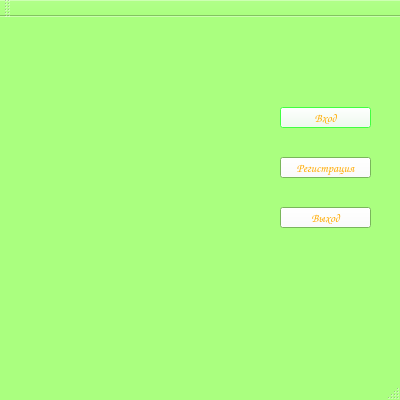
<?xml version="1.0" encoding="UTF-8"?>
<ui version="4.0">
 <class>MainWindow</class>
 <widget class="QMainWindow" name="MainWindow">
  <property name="geometry">
   <rect>
    <x>0</x>
    <y>0</y>
    <width>400</width>
    <height>400</height>
   </rect>
  </property>
  <property name="palette">
   <palette>
    <active>
     <colorrole role="WindowText">
      <brush brushstyle="SolidPattern">
       <color alpha="255">
        <red>0</red>
        <green>0</green>
        <blue>0</blue>
       </color>
      </brush>
     </colorrole>
     <colorrole role="Button">
      <brush brushstyle="SolidPattern">
       <color alpha="255">
        <red>255</red>
        <green>255</green>
        <blue>255</blue>
       </color>
      </brush>
     </colorrole>
     <colorrole role="Dark">
      <brush brushstyle="SolidPattern">
       <color alpha="255">
        <red>170</red>
        <green>255</green>
        <blue>127</blue>
       </color>
      </brush>
     </colorrole>
     <colorrole role="Text">
      <brush brushstyle="SolidPattern">
       <color alpha="255">
        <red>0</red>
        <green>0</green>
        <blue>0</blue>
       </color>
      </brush>
     </colorrole>
     <colorrole role="ButtonText">
      <brush brushstyle="SolidPattern">
       <color alpha="255">
        <red>255</red>
        <green>170</green>
        <blue>0</blue>
       </color>
      </brush>
     </colorrole>
     <colorrole role="Base">
      <brush brushstyle="SolidPattern">
       <color alpha="255">
        <red>255</red>
        <green>255</green>
        <blue>255</blue>
       </color>
      </brush>
     </colorrole>
     <colorrole role="Window">
      <brush brushstyle="SolidPattern">
       <color alpha="255">
        <red>170</red>
        <green>255</green>
        <blue>127</blue>
       </color>
      </brush>
     </colorrole>
     <colorrole role="Highlight">
      <brush brushstyle="SolidPattern">
       <color alpha="255">
        <red>0</red>
        <green>255</green>
        <blue>0</blue>
       </color>
      </brush>
     </colorrole>
    </active>
    <inactive>
     <colorrole role="WindowText">
      <brush brushstyle="SolidPattern">
       <color alpha="255">
        <red>0</red>
        <green>0</green>
        <blue>0</blue>
       </color>
      </brush>
     </colorrole>
     <colorrole role="Button">
      <brush brushstyle="SolidPattern">
       <color alpha="255">
        <red>255</red>
        <green>255</green>
        <blue>255</blue>
       </color>
      </brush>
     </colorrole>
     <colorrole role="Dark">
      <brush brushstyle="SolidPattern">
       <color alpha="255">
        <red>170</red>
        <green>255</green>
        <blue>127</blue>
       </color>
      </brush>
     </colorrole>
     <colorrole role="Text">
      <brush brushstyle="SolidPattern">
       <color alpha="255">
        <red>0</red>
        <green>0</green>
        <blue>0</blue>
       </color>
      </brush>
     </colorrole>
     <colorrole role="ButtonText">
      <brush brushstyle="SolidPattern">
       <color alpha="255">
        <red>255</red>
        <green>170</green>
        <blue>0</blue>
       </color>
      </brush>
     </colorrole>
     <colorrole role="Base">
      <brush brushstyle="SolidPattern">
       <color alpha="255">
        <red>255</red>
        <green>255</green>
        <blue>255</blue>
       </color>
      </brush>
     </colorrole>
     <colorrole role="Window">
      <brush brushstyle="SolidPattern">
       <color alpha="255">
        <red>170</red>
        <green>255</green>
        <blue>127</blue>
       </color>
      </brush>
     </colorrole>
     <colorrole role="Highlight">
      <brush brushstyle="SolidPattern">
       <color alpha="255">
        <red>0</red>
        <green>255</green>
        <blue>0</blue>
       </color>
      </brush>
     </colorrole>
    </inactive>
    <disabled>
     <colorrole role="WindowText">
      <brush brushstyle="SolidPattern">
       <color alpha="255">
        <red>170</red>
        <green>255</green>
        <blue>127</blue>
       </color>
      </brush>
     </colorrole>
     <colorrole role="Button">
      <brush brushstyle="SolidPattern">
       <color alpha="255">
        <red>255</red>
        <green>255</green>
        <blue>255</blue>
       </color>
      </brush>
     </colorrole>
     <colorrole role="Dark">
      <brush brushstyle="SolidPattern">
       <color alpha="255">
        <red>170</red>
        <green>255</green>
        <blue>127</blue>
       </color>
      </brush>
     </colorrole>
     <colorrole role="Text">
      <brush brushstyle="SolidPattern">
       <color alpha="255">
        <red>170</red>
        <green>255</green>
        <blue>127</blue>
       </color>
      </brush>
     </colorrole>
     <colorrole role="ButtonText">
      <brush brushstyle="SolidPattern">
       <color alpha="255">
        <red>170</red>
        <green>255</green>
        <blue>127</blue>
       </color>
      </brush>
     </colorrole>
     <colorrole role="Base">
      <brush brushstyle="SolidPattern">
       <color alpha="255">
        <red>170</red>
        <green>255</green>
        <blue>127</blue>
       </color>
      </brush>
     </colorrole>
     <colorrole role="Window">
      <brush brushstyle="SolidPattern">
       <color alpha="255">
        <red>170</red>
        <green>255</green>
        <blue>127</blue>
       </color>
      </brush>
     </colorrole>
     <colorrole role="Highlight">
      <brush brushstyle="SolidPattern">
       <color alpha="255">
        <red>51</red>
        <green>153</green>
        <blue>255</blue>
       </color>
      </brush>
     </colorrole>
    </disabled>
   </palette>
  </property>
  <property name="font">
   <font>
    <family>Comic Sans MS</family>
    <weight>50</weight>
    <bold>false</bold>
   </font>
  </property>
  <property name="cursor">
   <cursorShape>UpArrowCursor</cursorShape>
  </property>
  <property name="windowTitle">
   <string>СЧЕТЧИК КАЛОРИЙ</string>
  </property>
  <property name="windowIcon">
   <iconset>
    <normaloff>images/carrotico.ico</normaloff>images/carrotico.ico</iconset>
  </property>
  <widget class="QWidget" name="centralWidget">
   <widget class="QPushButton" name="enter">
    <property name="geometry">
     <rect>
      <x>280</x>
      <y>90</y>
      <width>91</width>
      <height>21</height>
     </rect>
    </property>
    <property name="text">
     <string>Вход</string>
    </property>
    <property name="default">
     <bool>true</bool>
    </property>
   </widget>
   <widget class="QPushButton" name="checkin">
    <property name="geometry">
     <rect>
      <x>280</x>
      <y>140</y>
      <width>91</width>
      <height>21</height>
     </rect>
    </property>
    <property name="text">
     <string>Регистрация</string>
    </property>
   </widget>
   <widget class="QPushButton" name="exit">
    <property name="geometry">
     <rect>
      <x>280</x>
      <y>190</y>
      <width>91</width>
      <height>21</height>
     </rect>
    </property>
    <property name="text">
     <string>Выход</string>
    </property>
   </widget>
   <widget class="QLabel" name="label">
    <property name="geometry">
     <rect>
      <x>30</x>
      <y>20</y>
      <width>211</width>
      <height>291</height>
     </rect>
    </property>
    <property name="text">
     <string/>
    </property>
    <property name="pixmap">
     <pixmap resource="images/immmg.qrc">:/img/carrotminipng.png</pixmap>
    </property>
   </widget>
  </widget>
  <widget class="QMenuBar" name="menuBar">
   <property name="geometry">
    <rect>
     <x>0</x>
     <y>0</y>
     <width>400</width>
     <height>21</height>
    </rect>
   </property>
  </widget>
  <widget class="QToolBar" name="mainToolBar">
   <attribute name="toolBarArea">
    <enum>TopToolBarArea</enum>
   </attribute>
   <attribute name="toolBarBreak">
    <bool>false</bool>
   </attribute>
  </widget>
  <widget class="QStatusBar" name="statusBar"/>
 </widget>
 <layoutdefault spacing="6" margin="11"/>
 <resources>
  <include location="images/immmg.qrc"/>
 </resources>
 <connections/>
</ui>
